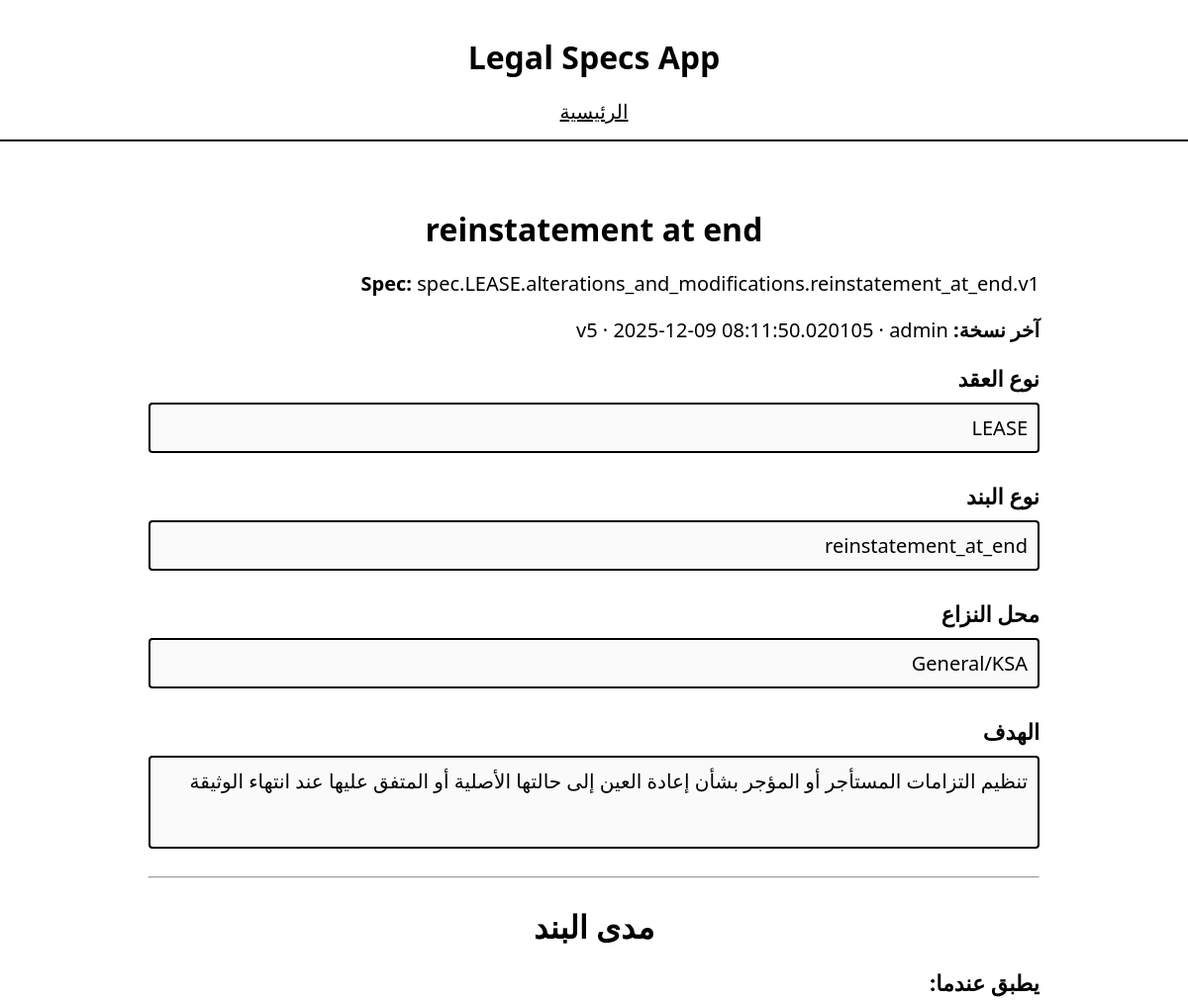
The page /node/240 (upper part) on the database as committed earlier.
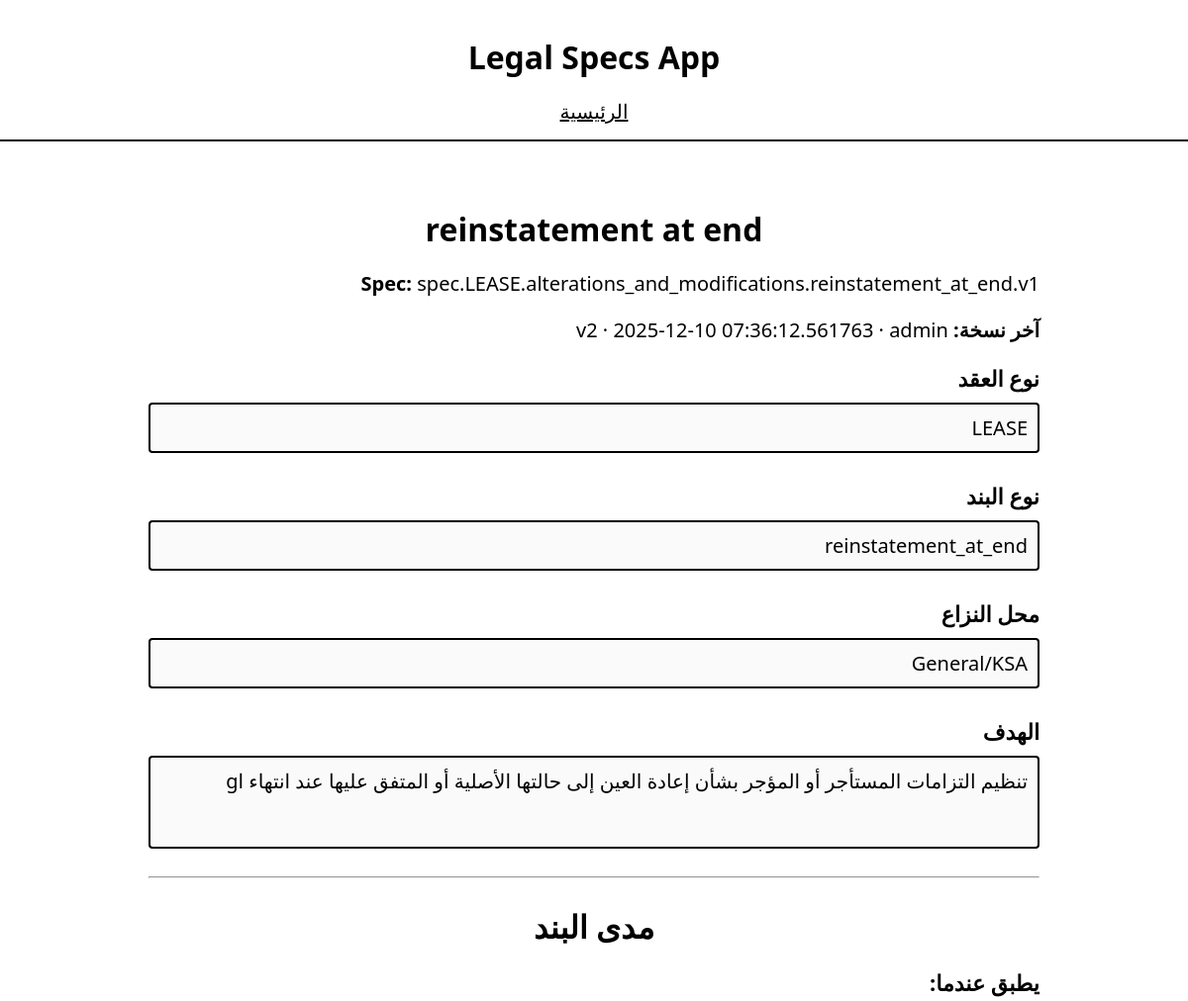
The same page on the database as committed later.
### app/models.py (models this page shows)
class Node(Base):
    __tablename__ = "nodes"
    id = Column(Integer, primary_key=True, index=True)
    category_id = Column(Integer, ForeignKey("categories.id"))
    spec_code = Column(String, index=True)
    spec_id = Column(String, unique=True, nullable=True)
    title = Column(String)
    path = Column(String)
    category = relationship("Category", back_populates="nodes")
    versions = relationship(
        "ContentVersion",
        back_populates="node",
        order_by="ContentVersion.version.desc()",
    )

class ContentVersion(Base):
    __tablename__ = "content_versions"
    id = Column(Integer, primary_key=True, index=True)
    node_id = Column(Integer, ForeignKey("nodes.id"), index=True)
    version = Column(Integer, index=True)
    created_at = Column(DateTime, default=datetime.utcnow)
    created_by = Column(String, nullable=True)
    content_json = Column(Text)
    node = relationship("Node", back_populates="versions")

class Category(Base):
    __tablename__ = "categories"
    id = Column(Integer, primary_key=True, index=True)
    slug = Column(String, unique=True, index=True)
    name_ar = Column(String)
    name_en = Column(String)
    nodes = relationship("Node", back_populates="category")

### app/main.py (the view)
@app.get("/node/{node_id}", response_class=HTMLResponse)
def node_detail(node_id: int, request: Request, db: Session = Depends(get_db)):
    node = db.query(Node).filter(Node.id == node_id).first()
    if not node:
        raise HTTPException(status_code=404, detail="Node not found")
    latest = get_latest_version(db, node.id)
    form_data, spec = _build_form_data(node, latest)
    return templates.TemplateResponse(
        "node_detail.html",
        {
            "request": request,
            "node": node,
            "latest": latest,
            "form": form_data,
            "spec": spec,
        },
    )

### app/templates/node_detail.html (shortened to what this page needs)
{% extends "base.html" %} {% block content %}
<h2>{{ node.title or node.spec_code }}</h2>
{% if latest %}
<p><strong>Spec:</strong> {{ form.spec_id }}</p>
<p>
  <strong>آخر نسخة:</strong> v{{ latest.version }} · {{ latest.created_at }} ·
  {{ latest.created_by or "system" }}
</p>
<div class="spec-view">
  <div class="field-group">
    <label>نوع العقد</label>
    <div class="value">{{ form.contract_type }}</div>
  </div>
  <div class="field-group">
    <label>نوع البند</label>
    <div class="value">{{ form.clause_type }}</div>
  </div>
  <div class="field-group">
    <label>محل النزاع</label>
    <div class="value">{{ form.jurisdiction }}</div>
  </div>
  <div class="field-group">
    <label>الهدف</label>
    <div class="value multiline">{{ form.purpose }}</div>
  </div>
  <hr />
  <h2>مدى البند</h2>
  <div>
    <div class="field-group">
      <label>يطبق عندما:</label>
    </div>
  </div>
  {% else %}
  <p>لا يوجد محتوى بعد.</p>
  {% endif %}
  {% endblock %}

### app/templates/base.html (shortened to what this page needs)
<!DOCTYPE html>
<html lang="ar" dir="rtl">
  <head>
    <link rel="stylesheet" href="/static/style.css" />
  </head>
  <body>
    <header>
      <h1>Legal Specs App</h1>
      <nav>
        <a href="/">الرئيسية</a>
      </nav>
    </header>
    <main>{% block content %}{% endblock %}</main>
  </body>
</html>

### static/style.css (style rules this page uses)
body { font-family: system-ui, sans-serif; background: #fff; color: #000; margin: 0; padding: 0; font-size: 20px; }
main { padding: 40px 20px; max-width: 900px; margin: 0 auto; text-align: right; }
h1, h2 { font-size: 32px; margin-bottom: 20px; text-align: center; }
a { color: #000; text-decoration: underline; font-size: 20px; }
.field-group { margin-bottom: 28px; }
.field-group label { display: block; font-weight: bold; margin-bottom: 10px; font-size: 22px; }
.field-group .value { border: 2px solid #000; padding: 10px; font-size: 20px; white-space: pre-wrap; word-wrap: break-word; border-radius: 4px; background: #fafafa; }
.field-group .value.multiline { min-height: 70px; }
header, footer { padding: 15px 20px; text-align: center; border-bottom: 2px solid #000; }

Rows that differ between the two databases and show on the page:
removed ContentVersion: version "5", created_at "2025-12-09 08:11:50.020105", created_by "admin"
now on this page (row edited): ContentVersion: version "2", created_at "2025-12-10 07:36:12.561763", created_by "admin"
Other text that changed with them:
text no longer shown: "تنظيم التزامات المستأجر أو المؤجر بشأن إعادة العين إلى حالتها الأصلية أو المتفق عليها عند انتهاء الوثيقة"
text now shown: "تنظيم التزامات المستأجر أو المؤجر بشأن إعادة العين إلى حالتها الأصلية أو المتفق عليها عند انتهاء اg"
